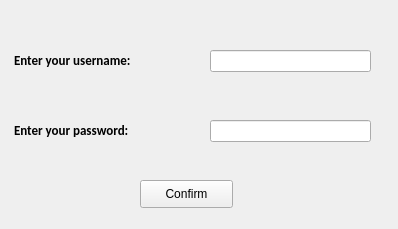
<?xml version="1.0" encoding="UTF-8"?>
<ui version="4.0">
 <class>Form</class>
 <widget class="QWidget" name="Form">
  <property name="geometry">
   <rect>
    <x>0</x>
    <y>0</y>
    <width>398</width>
    <height>229</height>
   </rect>
  </property>
  <property name="windowTitle">
   <string>User Credentials App</string>
  </property>
  <widget class="QLabel" name="mylbl_username">
   <property name="geometry">
    <rect>
     <x>14</x>
     <y>50</y>
     <width>161</width>
     <height>20</height>
    </rect>
   </property>
   <property name="font">
    <font>
     <family>Calibri</family>
     <pointsize>10</pointsize>
     <weight>75</weight>
     <bold>true</bold>
    </font>
   </property>
   <property name="text">
    <string>Enter your username:</string>
   </property>
  </widget>
  <widget class="QLabel" name="mylbl_password">
   <property name="geometry">
    <rect>
     <x>14</x>
     <y>120</y>
     <width>161</width>
     <height>20</height>
    </rect>
   </property>
   <property name="font">
    <font>
     <family>Calibri</family>
     <pointsize>10</pointsize>
     <weight>75</weight>
     <bold>true</bold>
    </font>
   </property>
   <property name="text">
    <string>Enter your password:</string>
   </property>
  </widget>
  <widget class="QPushButton" name="mybtn_confirm">
   <property name="geometry">
    <rect>
     <x>140</x>
     <y>180</y>
     <width>93</width>
     <height>28</height>
    </rect>
   </property>
   <property name="text">
    <string>Confirm</string>
   </property>
  </widget>
  <widget class="QLineEdit" name="lineEdit_username">
   <property name="geometry">
    <rect>
     <x>210</x>
     <y>50</y>
     <width>161</width>
     <height>22</height>
    </rect>
   </property>
  </widget>
  <widget class="QLineEdit" name="lineEdit_password">
   <property name="geometry">
    <rect>
     <x>210</x>
     <y>120</y>
     <width>161</width>
     <height>22</height>
    </rect>
   </property>
  </widget>
 </widget>
 <resources/>
 <connections/>
</ui>
